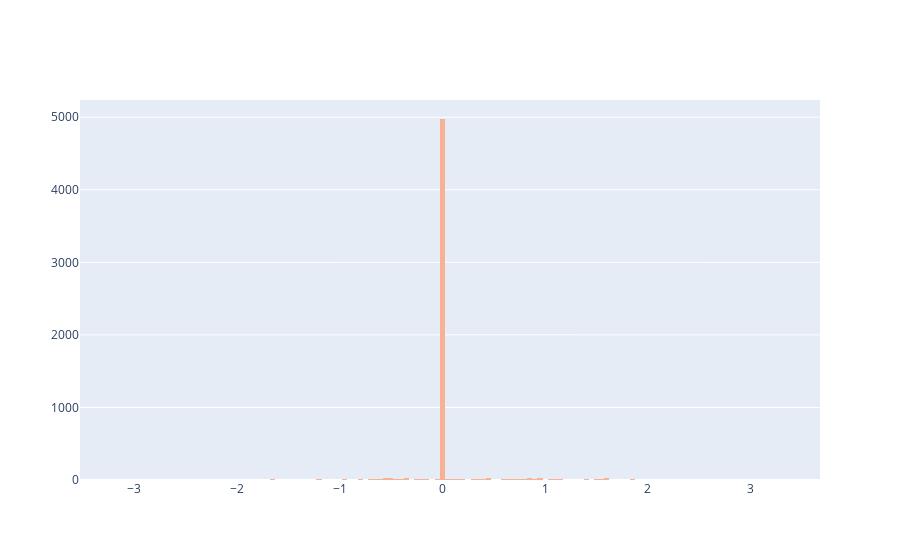

Notebook source saved alongside this figure:
### Code cell
#Scatter plot เปรียบเทียบจำนวนเม็ดเลือดแดง เม็ดเลือดขาวและเกล็ดเลือดระหว่าง คนที่เป็นกับไม่เป็น
RWP_data = balancedata[['SARS-Cov-2 exam result','Red blood Cells','Lymphocytes','Leukocytes','Basophils','Eosinophils','Monocytes','Platelets']]
RWP_data = RWP_data.replace(b'negative', 0)
RWP_data = RWP_data.replace(b'positive', 1)

fig = go.Figure()
fig.add_trace(go.Histogram(
    x=RWP_data['Red blood Cells'],
    histfunc="count",
    name='Red blood Cells', # name used in legend and hover labels
    marker_color='#F8B195',
    opacity=1
))

### Figure 1 — Plotly figure (JSON) as saved in the notebook; plotly's stock layout.template omitted (floating-point values rounded to 4 significant figures; data arrays with more than 128 entries replaced by an {"elided": "..."} marker saying what was removed)
{"data": [{"histfunc": "count", "marker": {"color": "#F8B195"}, "name": "Red blood Cells", "opacity": 1, "type": "histogram", "x": {"elided": "5644 float values"}}], "layout": {}}
